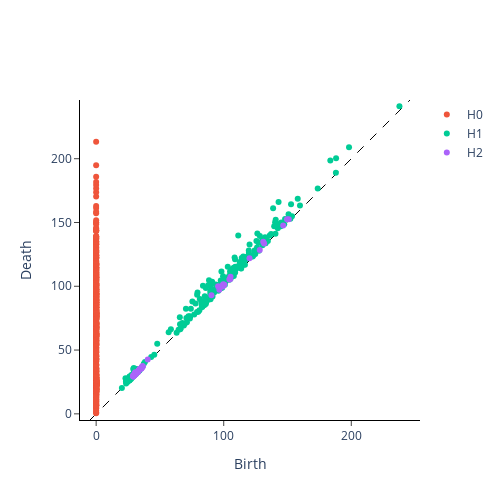

Source (notebook cell):
### Code cell
VR = VietorisRipsPersistence()
VR.plot(diagrams, sample=0)
